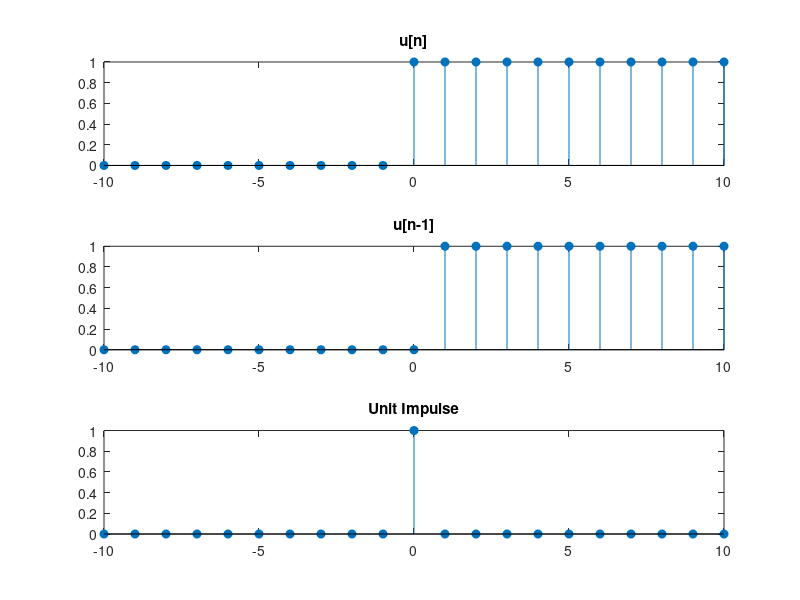

MATLAB code to generate this figure:
n = -10:10;
X1 = [zeros(1,10) ones(1,11)];
X2 = [zeros(1,11) ones(1,10)];
X3 = X1 - X2;
subplot(3,1,1);
stem(n, X1, 'filled');
title('u[n]');
subplot(3,1,2);
stem(n, X2, 'filled');
title('u[n-1]');
subplot(3,1,3);
stem(n, X3, 'filled');
title('Unit Impulse');